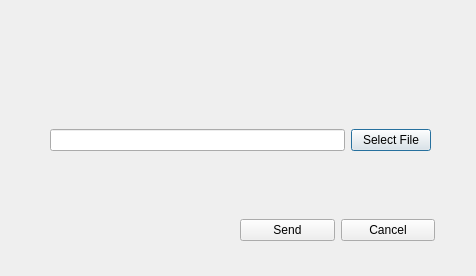
<?xml version="1.0" encoding="UTF-8"?>
<ui version="4.0">
 <class>FileDialog</class>
 <widget class="QDialog" name="FileDialog">
  <property name="geometry">
   <rect>
    <x>0</x>
    <y>0</y>
    <width>476</width>
    <height>276</height>
   </rect>
  </property>
  <property name="windowTitle">
   <string>Dialog</string>
  </property>
  <widget class="QWidget" name="horizontalLayoutWidget">
   <property name="geometry">
    <rect>
     <x>50</x>
     <y>100</y>
     <width>381</width>
     <height>81</height>
    </rect>
   </property>
   <layout class="QHBoxLayout" name="horizontalLayout" stretch="5,1">
    <property name="leftMargin">
     <number>0</number>
    </property>
    <item>
     <widget class="QLineEdit" name="lineEdit"/>
    </item>
    <item>
     <widget class="QPushButton" name="select_btn">
      <property name="text">
       <string>Select File</string>
      </property>
     </widget>
    </item>
   </layout>
  </widget>
  <widget class="QWidget" name="horizontalLayoutWidget_2">
   <property name="geometry">
    <rect>
     <x>240</x>
     <y>190</y>
     <width>195</width>
     <height>80</height>
    </rect>
   </property>
   <layout class="QHBoxLayout" name="horizontalLayout_2">
    <item>
     <widget class="QPushButton" name="send_btn">
      <property name="text">
       <string>Send</string>
      </property>
     </widget>
    </item>
    <item>
     <widget class="QPushButton" name="pushButton_2">
      <property name="text">
       <string>Cancel</string>
      </property>
     </widget>
    </item>
   </layout>
  </widget>
 </widget>
 <resources/>
 <connections/>
</ui>
